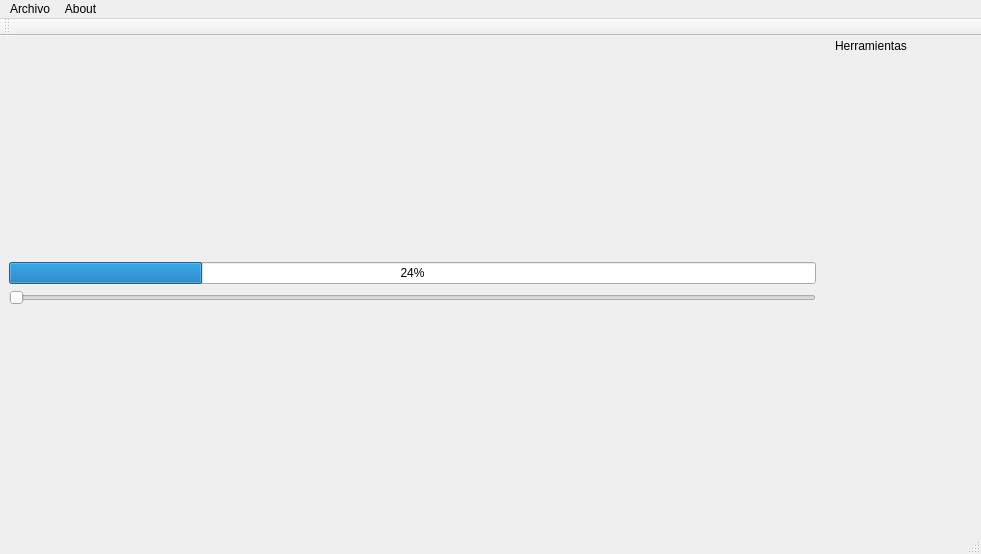
<?xml version="1.0" encoding="UTF-8"?>
<ui version="4.0">
 <class>MainWindow</class>
 <widget class="QMainWindow" name="MainWindow">
  <property name="geometry">
   <rect>
    <x>0</x>
    <y>0</y>
    <width>981</width>
    <height>554</height>
   </rect>
  </property>
  <property name="sizePolicy">
   <sizepolicy hsizetype="Maximum" vsizetype="Maximum">
    <horstretch>0</horstretch>
    <verstretch>0</verstretch>
   </sizepolicy>
  </property>
  <property name="windowTitle">
   <string>MainWindow</string>
  </property>
  <widget class="QWidget" name="centralwidget">
   <property name="sizePolicy">
    <sizepolicy hsizetype="Preferred" vsizetype="Preferred">
     <horstretch>0</horstretch>
     <verstretch>0</verstretch>
    </sizepolicy>
   </property>
   <layout class="QGridLayout" name="gridLayout">
    <item row="0" column="0">
     <layout class="QHBoxLayout" name="horizontalLayout">
      <property name="sizeConstraint">
       <enum>QLayout::SetMinAndMaxSize</enum>
      </property>
      <item>
       <layout class="QVBoxLayout" name="verticalLayout">
        <item>
         <widget class="QProgressBar" name="progressBar">
          <property name="value">
           <number>24</number>
          </property>
         </widget>
        </item>
        <item>
         <layout class="QVBoxLayout" name="map_layout"/>
        </item>
        <item>
         <widget class="QSlider" name="zoom">
          <property name="minimum">
           <number>1</number>
          </property>
          <property name="maximum">
           <number>30</number>
          </property>
          <property name="orientation">
           <enum>Qt::Horizontal</enum>
          </property>
         </widget>
        </item>
       </layout>
      </item>
     </layout>
    </item>
   </layout>
  </widget>
  <widget class="QMenuBar" name="menubar">
   <property name="geometry">
    <rect>
     <x>0</x>
     <y>0</y>
     <width>981</width>
     <height>22</height>
    </rect>
   </property>
   <widget class="QMenu" name="menuArchivo">
    <property name="title">
     <string>Archivo</string>
    </property>
    <addaction name="actionAbrir"/>
    <addaction name="actionGuardar"/>
    <addaction name="actionGuardar_Como"/>
   </widget>
   <widget class="QMenu" name="menuAbout">
    <property name="title">
     <string>About</string>
    </property>
   </widget>
   <addaction name="menuArchivo"/>
   <addaction name="menuAbout"/>
  </widget>
  <widget class="QStatusBar" name="statusbar"/>
  <widget class="QDockWidget" name="dockRight">
   <property name="sizePolicy">
    <sizepolicy hsizetype="Fixed" vsizetype="Preferred">
     <horstretch>0</horstretch>
     <verstretch>0</verstretch>
    </sizepolicy>
   </property>
   <property name="minimumSize">
    <size>
     <width>150</width>
     <height>41</height>
    </size>
   </property>
   <property name="maximumSize">
    <size>
     <width>150</width>
     <height>524287</height>
    </size>
   </property>
   <property name="features">
    <set>QDockWidget::DockWidgetMovable</set>
   </property>
   <property name="allowedAreas">
    <set>Qt::AllDockWidgetAreas</set>
   </property>
   <property name="windowTitle">
    <string>Herramientas</string>
   </property>
   <attribute name="dockWidgetArea">
    <number>2</number>
   </attribute>
   <widget class="QWidget" name="no_use"/>
  </widget>
  <widget class="QToolBar" name="toolBar">
   <property name="windowTitle">
    <string>toolBar</string>
   </property>
   <attribute name="toolBarArea">
    <enum>TopToolBarArea</enum>
   </attribute>
   <attribute name="toolBarBreak">
    <bool>false</bool>
   </attribute>
  </widget>
  <action name="actionGuardar">
   <property name="text">
    <string>Guardar</string>
   </property>
  </action>
  <action name="actionGuardar_Como">
   <property name="text">
    <string>Guardar Como ..</string>
   </property>
  </action>
  <action name="actionAbrir">
   <property name="text">
    <string>Abrir</string>
   </property>
  </action>
 </widget>
 <resources/>
 <connections/>
</ui>
